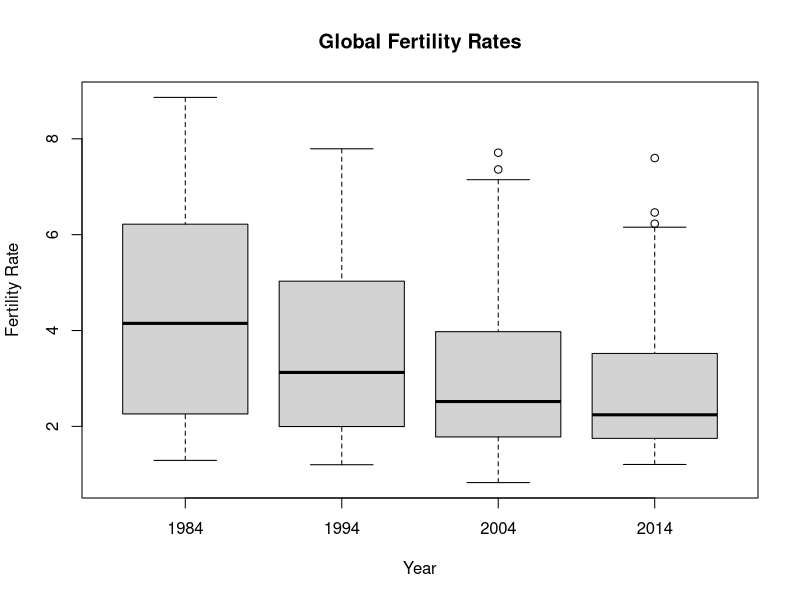
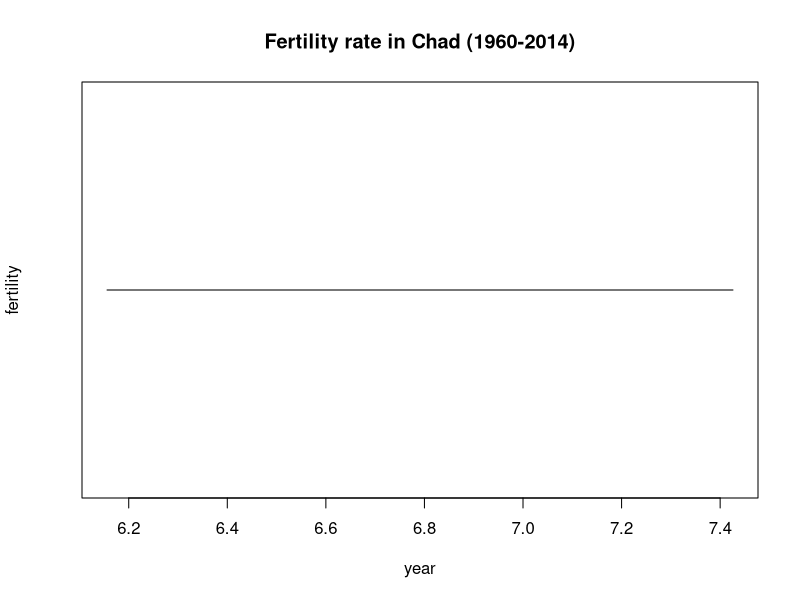
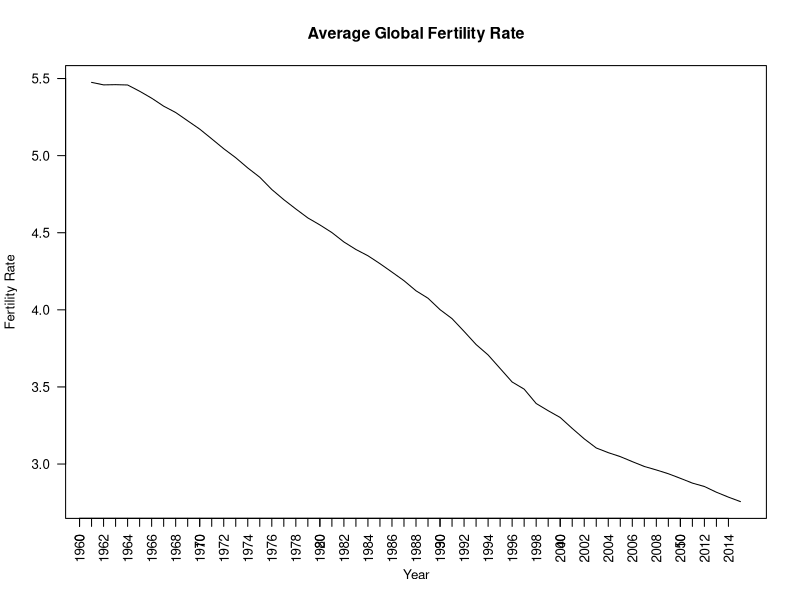
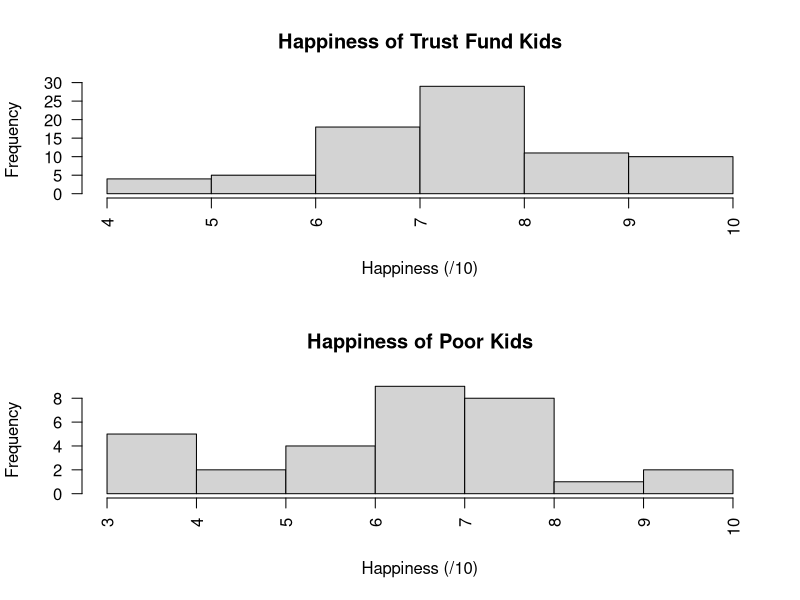

Reproduce these figures in R, in order.
library(dplyr)
library(gsubfn)

#################################
## Part 1: fertility rate data ##
#################################

# 1. Download the file fertilityrate.csv from blackboard and create a data
# object in R. The dataset provides the fertility rate (defined as the average
# number of children per woman) for 229 countries from 1960 to 2014.
data <- read.csv("lec2/fertilityrate.csv", sep = ",", dec = ".", stringsAsFactors = FALSE, row.names = "Country.or.Area", nrows = 229)
data <- data %>% select(-contains(".Footnotes"))


# 2. Within one R plot generate four boxplots with the fertility rates for
# 1984, 1994, and 2004, 2014. Make the plot ‘nice’, i.e. add some title and
# name the boxplots according to the year they are based on.
bb <- data[, c("X1984", "X1994", "X2004", "X2014")]

boxplot(bb,
    main = "Global Fertility Rates",
    xlab = "Year",
    ylab = "Fertility Rate",
    names = c("1984", "1994", "2004", "2014")
)


# 3. Choose one country and produce a plot showing the evolution of the
# fertility rate for that country during the period 1960 to 2014.
chad <- data["Chad", ]
chad <- as.data.frame(t(as.matrix(chad)))
plot(chad, type = "l", main = "Fertility rate in Chad (1960-2014)", xlab = "year", ylab = "fertility")

# 4. Compute summaries (mean, median, quartiles) for the years 1980 and 2000
# (use the R command summary).
y80 <- summary(data$X1980)
y00 <- summary(data$X2000)

# 5. Compute the number of missing values (=NA’s) for the years 2001 and 2007.
y01 <- sum(is.na(data$X2001))
y07 <- sum(is.na(data$X2007))

# 6. Write your own function which, given a vector as input, returns the number
# of missing values.
count_nans <- function(vec) sum(is.na(vec))

# 7. Compute the mean and the median for every year (not by hand) and plot them
colnames(data) <- lapply(colnames(data), function(x) substring(x, 2))
par(las = 2, cex = .8)
plot(colMeans(data, na.rm = TRUE), type = "l", main = "Average Global Fertility Rate", xlab = "Year", ylab = "Fertility Rate")
axis(1, at = 0:54, colnames(data))


#################################
## Part 2: student survey data ##
#################################

# 8. Read Survey2017.csv into R, file available in blackboard. The dataset
# consists ofthe answers given, in 2017, to 16 questions by 111 students of a
# large university.
survey <- read.csv("lec2/Survey2017.csv")

# 9. Compute the percentage of male and female participants. Can you say if
# the gender mix in the sample is representative for the student body of the
# university?
male_pct <- nrow(survey[survey$Gender == "Male", ]) / nrow(survey)
female_pct <- nrow(survey[survey$Gender == "Female", ]) / nrow(survey)

# 10. The survey question corresponding to the variable
# ComparisonOfFinancialSituation was “In comparison to other students how do
# you identify your financial situation?”. Make yourself familiar with the
# function table in R. Use this to summarise the data in
# ComparisonOfFinancialSituation. Interpret the outcome.
fin_sit <- table(survey$ComparisonOfFinancialSituation)


# 11. Make yourself familiar with the gsub function in R. Use this R function to
# remove the Euro-symbols and the expressions “euros” and “euro” in the vector
# WeeklySpending.c
weekly_spending <- gsub("euro|euros|\u20AC", "", survey$WeeklySpending)


# 12. Produce and compare the histograms of the variable Happiness for students
# who have financial stability and students who do not. For this consider only
# rows whose entry for the variable Happiness is numeric.
trust_fund_kid <- as.numeric(survey[survey$FinancialStability == "Yes", "Happiness"])
poor_kid <- as.numeric(survey[survey$FinancialStability == "No", "Happiness"])
par(mfrow = c(2, 1))
hist(trust_fund_kid, main = "Happiness of Trust Fund Kids", xlab = "Happiness (/10)")
hist(poor_kid, main = "Happiness of Poor Kids", xlab = "Happiness (/10)")
